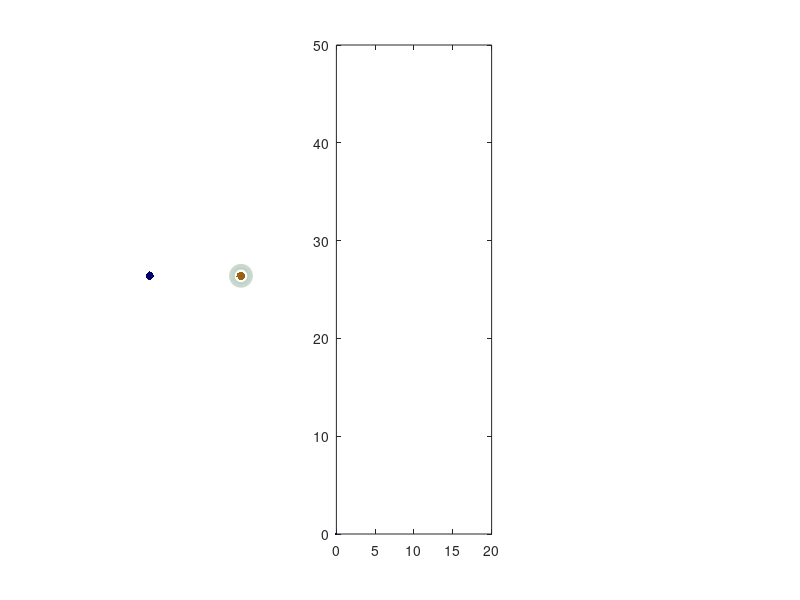

Source code (MATLAB): (Note: this script raises an error after producing the figure.)
r = 1e-5; %radius of circular restriction
th = 0:pi/50:2*pi;
xunit = r * cos(th);
yunit = r * sin(th);

D0 = 2e-9; %bulk diffusion coefficient

p = 1e5; %number of particles
x = [zeros(p,1) zeros(p,1)]; %restricted diffusion
y = [zeros(p,1)-10e-5 zeros(p,1)]; %free diffusion

T = 20*1e-3; % max time
t = linspace(0,T,101); %time
dt = t(2) - t(1);
n = round(T / dt);

dx = sqrt(2*D0*dt); %stepping

for c = 1:n
    
    %Simulation step
    x = x + randn(size(x,1),2) * dx;
    y = y + randn(size(x,1),2) * dx;
    
    if c == 1
        x_init = x(:,1); %record along x
        y_init = y(:,1); %record along x
    end
    
    %Apply restriction
    if (1)
        ind = find(sqrt(x(:,1).^2 + x(:,2).^2) > r);
        
        for i = 1:numel(ind)
            theta = atan2(x(ind(i),2),x(ind(i),1));
            ro = sqrt(x(ind(i),1).^2+x(ind(i),2).^2) - r; %overshoot
            tmpx = (r-ro) * cos(theta); %place on the opposite side
            tmpy = (r-ro) * sin(theta);
            
            x(ind(i),1) = tmpx;
            x(ind(i),2) = tmpy;
        end
        
        ind = find(sqrt(x(:,1).^2+x(:,2).^2) > r); %those that
        x(ind,1) = 0;
        x(ind,2) = 0;
    end
    
    %Compute
    x_act = x(:,1); %record along x, restricted diffusion
    y_act = y(:,1); %record along x, free diffusion
    
    msd_x(c) = mean((x_act-x_init).^2); %mean square displacement
    ADC_x(c) = 1/2 * msd_x(c)/t(c); %apparent diffusion coeffiecient
    
    msd_y(c) = mean((y_act-y_init).^2);
    ADC_y(c) = 1/2 * msd_y(c)/t(c); %apparent diffusion coeffiecient
    
    %Plot
    
    % h = figure;
    % set(h,'WindowStyle','docked')
    
    subplot(1,3,1)
    plot(x(:,1),x(:,2),'.','Color',[156 97 20]./255,'Markersize', 0.01)
    hold on
    plot(xunit, yunit,'Color',[179 200 186]./255,'Linewidth',4);
    
    hold on
    plot(y(:,1),y(:,2),'.','Color',[4 0 108]./255,'Markersize', 0.01)
    xlim([-15e-5 2e-5])
    ylim([-10e-5 7e-5])
    axis equal
    axis off
    drawnow;
    hold off
    
    subplot(1,3,2)
    plot(t(1:c)*1e3,msd_x(1:c)*1e12,'Color',[156 97 20]./255,'Linewidth',5)
    hold on
    %     plot(t(1:c)*1e3,2*D0.*t(1:c)*1e12,'Color',[156 97 20]./255) %unit test
    plot(t(1:c)*1e3,msd_y(1:c)*1e12,'Color',[4 0 108]./255,'Linewidth',5)
    hold on
    ylim([0, r^2/2]*1e12)
    xlim([0 max(t)*1e3])
    %     xlabel('time [ms]')
    %     ylabel(['\langle\Delta x^2 \rangle [\mum^2]'])
    set(gca,'YTicklabels',[])
    set(gca,'XTicklabels',[])
    drawnow;
    hold off
    
    subplot(1,3,3)
    plot(t(1:c)*1e3,ADC_x(1:c)*1e9,'Color',[156 97 20]./255,'Linewidth',5)
    hold on
    plot(t(1:c)*1e3,smooth(ADC_y(1:c),3)*1e9,'Color',[4 0 108]./255,'Linewidth',5)
    ylim([0 1.1*D0*1e9])
    xlim([0 max(t)*1e3])
    %     ylabel('ADC [\mum^2/ms]')
    %     xlabel('time [ms]')
    set(gca,'YTicklabels',[])
    set(gca,'XTicklabels',[])
    drawnow;
    hold off;
    
    
    %   saveas(h,sprintf('FIG%d.png',c));
    
    % GIF files created by https://gifmaker.me/
    
end



